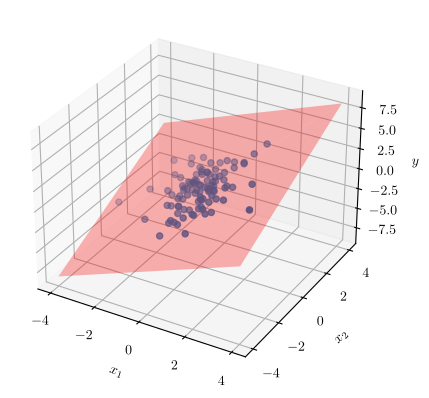

Write the Python code that produced this figure.
import numpy as np
import matplotlib.pyplot as plt
import torch as t
plt.rcParams['text.usetex'] = True

import argparse
parser = argparse.ArgumentParser()
parser.add_argument('filename', type=str)
args = parser.parse_args()

def fit_Wh(X, Y):
    return t.inverse(X.T @ X) @ X.T @ Y

N     = 100 # number of datapoints
D     = 2   # dimension of datapoints
sigma = 0.3 # output noise
X     = t.randn(N, D)
Wtrue = t.ones(D, 1)
Y     = X @ Wtrue + sigma*t.randn(N, 1)

Wh = fit_Wh(X, Y)

fig = plt.figure()
ax = fig.add_subplot(111, projection='3d')
ax.set_xlabel("$x_1$")
ax.set_ylabel("$x_2$")
ax.set_zlabel("$y$")
ax.scatter(X[:, 0], X[:, 1], Y[:, 0])

Xp = t.tensor([
    [-4., -4.],
    [-4.,  4.],
    [ 4., -4.],
    [ 4.,  4.]
])

ax.plot_trisurf(
    np.array(Xp[:, 0]), 
    np.array(Xp[:, 1]), 
    np.array((Xp @ Wh)[:, 0]), 
    color='r', 
    alpha=0.3
)

fig.savefig(args.filename, bbox_inches='tight')
